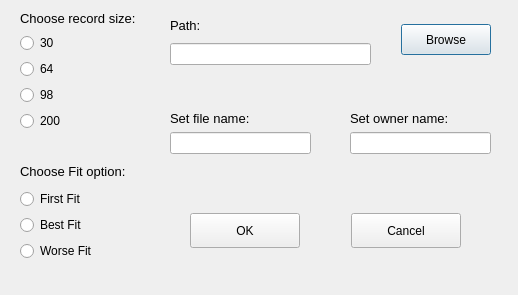
<?xml version="1.0" encoding="UTF-8"?>
<ui version="4.0">
 <class>uploadFileDialog</class>
 <widget class="QDialog" name="uploadFileDialog">
  <property name="geometry">
   <rect>
    <x>0</x>
    <y>0</y>
    <width>518</width>
    <height>295</height>
   </rect>
  </property>
  <property name="baseSize">
   <size>
    <width>90</width>
    <height>30</height>
   </size>
  </property>
  <property name="windowTitle">
   <string>Upload file</string>
  </property>
  <property name="windowIcon">
   <iconset resource="gui.qrc">
    <normaloff>:/images/upload.png</normaloff>:/images/upload.png</iconset>
  </property>
  <widget class="QWidget" name="layoutWidget">
   <property name="geometry">
    <rect>
     <x>170</x>
     <y>14</y>
     <width>321</width>
     <height>51</height>
    </rect>
   </property>
   <layout class="QHBoxLayout" name="horizontalLayout_2">
    <property name="spacing">
     <number>30</number>
    </property>
    <item>
     <layout class="QVBoxLayout" name="verticalLayout_2" stretch="0,0">
      <property name="spacing">
       <number>6</number>
      </property>
      <property name="leftMargin">
       <number>0</number>
      </property>
      <property name="bottomMargin">
       <number>0</number>
      </property>
      <item>
       <widget class="QLabel" name="labelPath">
        <property name="font">
         <font>
          <pointsize>10</pointsize>
         </font>
        </property>
        <property name="text">
         <string>Path:</string>
        </property>
        <property name="buddy">
         <cstring>lineEditPath</cstring>
        </property>
       </widget>
      </item>
      <item>
       <widget class="QLineEdit" name="lineEditPath">
        <property name="readOnly">
         <bool>true</bool>
        </property>
       </widget>
      </item>
     </layout>
    </item>
    <item>
     <widget class="QPushButton" name="pushButtonBrowseFile">
      <property name="minimumSize">
       <size>
        <width>90</width>
        <height>31</height>
       </size>
      </property>
      <property name="text">
       <string>Browse</string>
      </property>
     </widget>
    </item>
   </layout>
  </widget>
  <widget class="QWidget" name="layoutWidget_2">
   <property name="geometry">
    <rect>
     <x>20</x>
     <y>10</y>
     <width>116</width>
     <height>121</height>
    </rect>
   </property>
   <layout class="QVBoxLayout" name="verticalLayout_3">
    <item>
     <widget class="QLabel" name="labelRecordSize">
      <property name="font">
       <font>
        <pointsize>10</pointsize>
       </font>
      </property>
      <property name="text">
       <string>Choose record size:</string>
      </property>
     </widget>
    </item>
    <item>
     <layout class="QVBoxLayout" name="verticalLayout">
      <item>
       <widget class="QRadioButton" name="radioButton30">
        <property name="text">
         <string>30</string>
        </property>
       </widget>
      </item>
      <item>
       <widget class="QRadioButton" name="radioButton64">
        <property name="text">
         <string>64</string>
        </property>
       </widget>
      </item>
      <item>
       <widget class="QRadioButton" name="radioButton98">
        <property name="text">
         <string>98</string>
        </property>
       </widget>
      </item>
      <item>
       <widget class="QRadioButton" name="radioButton200">
        <property name="text">
         <string>200</string>
        </property>
       </widget>
      </item>
     </layout>
    </item>
   </layout>
  </widget>
  <widget class="QWidget" name="layoutWidget_4">
   <property name="geometry">
    <rect>
     <x>20</x>
     <y>160</y>
     <width>116</width>
     <height>101</height>
    </rect>
   </property>
   <layout class="QVBoxLayout" name="verticalLayout_4">
    <item>
     <widget class="QLabel" name="labelFitOption">
      <property name="font">
       <font>
        <pointsize>10</pointsize>
       </font>
      </property>
      <property name="text">
       <string>Choose Fit option:</string>
      </property>
     </widget>
    </item>
    <item>
     <layout class="QVBoxLayout" name="verticalLayout_5">
      <item>
       <widget class="QRadioButton" name="radioButtonFirstFit">
        <property name="text">
         <string>First Fit</string>
        </property>
       </widget>
      </item>
      <item>
       <widget class="QRadioButton" name="radioButtonBestFit">
        <property name="text">
         <string>Best Fit</string>
        </property>
       </widget>
      </item>
      <item>
       <widget class="QRadioButton" name="radioButtonWorseFit">
        <property name="text">
         <string>Worse Fit</string>
        </property>
       </widget>
      </item>
     </layout>
    </item>
   </layout>
  </widget>
  <widget class="QWidget" name="layoutWidget_3">
   <property name="geometry">
    <rect>
     <x>190</x>
     <y>200</y>
     <width>271</width>
     <height>61</height>
    </rect>
   </property>
   <layout class="QHBoxLayout" name="horizontalLayout">
    <property name="spacing">
     <number>0</number>
    </property>
    <item>
     <spacer name="verticalSpacer">
      <property name="orientation">
       <enum>Qt::Vertical</enum>
      </property>
      <property name="sizeType">
       <enum>QSizePolicy::Fixed</enum>
      </property>
      <property name="sizeHint" stdset="0">
       <size>
        <width>0</width>
        <height>0</height>
       </size>
      </property>
     </spacer>
    </item>
    <item>
     <widget class="QPushButton" name="pushButtonOK">
      <property name="minimumSize">
       <size>
        <width>110</width>
        <height>35</height>
       </size>
      </property>
      <property name="text">
       <string>OK</string>
      </property>
     </widget>
    </item>
    <item>
     <spacer name="horizontalSpacer">
      <property name="orientation">
       <enum>Qt::Horizontal</enum>
      </property>
      <property name="sizeType">
       <enum>QSizePolicy::Expanding</enum>
      </property>
      <property name="sizeHint" stdset="0">
       <size>
        <width>0</width>
        <height>0</height>
       </size>
      </property>
     </spacer>
    </item>
    <item>
     <widget class="QPushButton" name="pushButtonCancel">
      <property name="minimumSize">
       <size>
        <width>110</width>
        <height>35</height>
       </size>
      </property>
      <property name="text">
       <string>Cancel</string>
      </property>
     </widget>
    </item>
   </layout>
  </widget>
  <widget class="QWidget" name="layoutWidget">
   <property name="geometry">
    <rect>
     <x>170</x>
     <y>110</y>
     <width>141</width>
     <height>44</height>
    </rect>
   </property>
   <layout class="QVBoxLayout" name="verticalLayout_6">
    <item>
     <widget class="QLabel" name="labelSetFileName">
      <property name="font">
       <font>
        <pointsize>10</pointsize>
       </font>
      </property>
      <property name="text">
       <string>Set file name:</string>
      </property>
      <property name="buddy">
       <cstring>lineEditPath</cstring>
      </property>
     </widget>
    </item>
    <item>
     <widget class="QLineEdit" name="lineEditFileName"/>
    </item>
   </layout>
  </widget>
  <widget class="QWidget" name="layoutWidget">
   <property name="geometry">
    <rect>
     <x>350</x>
     <y>110</y>
     <width>141</width>
     <height>44</height>
    </rect>
   </property>
   <layout class="QVBoxLayout" name="verticalLayout_7">
    <item>
     <widget class="QLabel" name="labelSetOwnerName">
      <property name="font">
       <font>
        <pointsize>10</pointsize>
       </font>
      </property>
      <property name="text">
       <string>Set owner name:</string>
      </property>
      <property name="buddy">
       <cstring>lineEditPath</cstring>
      </property>
     </widget>
    </item>
    <item>
     <widget class="QLineEdit" name="lineEditOwnerName"/>
    </item>
   </layout>
  </widget>
 </widget>
 <resources>
  <include location="gui.qrc"/>
 </resources>
 <connections>
  <connection>
   <sender>pushButtonOK</sender>
   <signal>clicked()</signal>
   <receiver>uploadFileDialog</receiver>
   <slot>accept()</slot>
   <hints>
    <hint type="sourcelabel">
     <x>215</x>
     <y>225</y>
    </hint>
    <hint type="destinationlabel">
     <x>241</x>
     <y>198</y>
    </hint>
   </hints>
  </connection>
  <connection>
   <sender>pushButtonCancel</sender>
   <signal>clicked()</signal>
   <receiver>uploadFileDialog</receiver>
   <slot>reject()</slot>
   <hints>
    <hint type="sourcelabel">
     <x>378</x>
     <y>224</y>
    </hint>
    <hint type="destinationlabel">
     <x>395</x>
     <y>192</y>
    </hint>
   </hints>
  </connection>
 </connections>
</ui>
